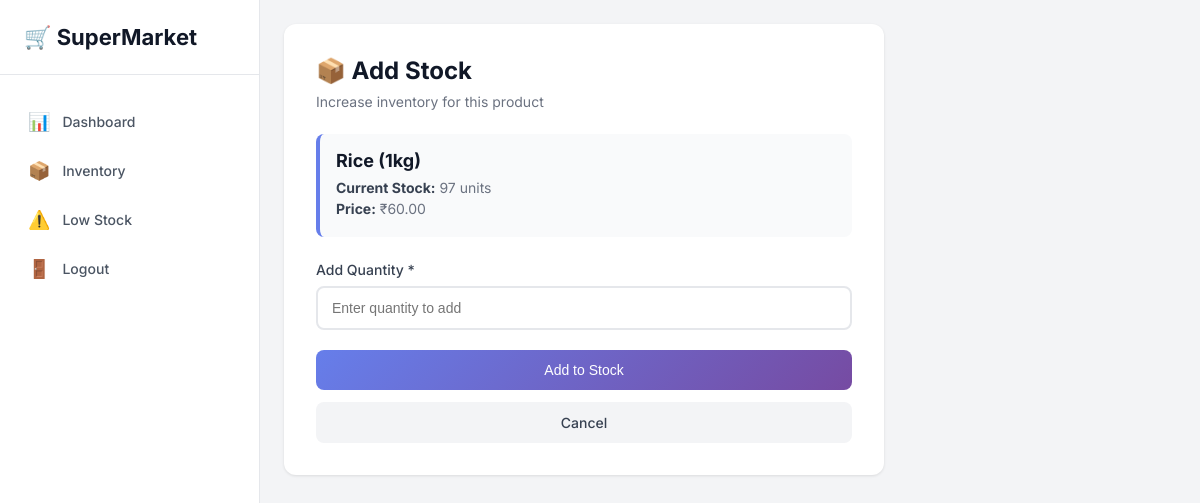
Page /add_stock/1 (signed in) on the committed database.
### tables this page shows
CREATE TABLE products (
            id INTEGER PRIMARY KEY AUTOINCREMENT,
            name TEXT UNIQUE,
            price REAL,
            gst REAL,
            stock INTEGER,
            product_code TEXT UNIQUE
        , cost_price REAL DEFAULT 0);

### app.py (the view, shortened to what this page needs)
@app.route("/add_stock/<int:product_id>", methods=["GET", "POST"])
@login_required
@admin_required
def add_stock(product_id):
    conn = get_db_connection()
    cur = conn.cursor()
    cur.execute("SELECT id, name, stock, price FROM products WHERE id = ?", (product_id,))
    product = cur.fetchone()
    conn.close()
    if not product:
        flash("Product not found", "danger")
        return redirect(url_for("low_stock"))
    return render_template("add_stock.html", product=product)

### app.py (called while the page is built)
def get_db_connection():
    conn = sqlite3.connect("supermarket_saas.db")
    conn.row_factory = sqlite3.Row  # Enable column access by name
    return conn

def login_required(f):
    @wraps(f)
    def decorated(*args, **kwargs):
        if "user_id" not in session:
            flash("Please login first", "warning")
            return redirect(url_for("login"))
        return f(*args, **kwargs)
    return decorated

def admin_required(f):
    @wraps(f)
    def decorated(*args, **kwargs):
        if session.get("role") != "admin":
            flash("Admin access only", "danger")
            return redirect(url_for("user_dashboard"))
        return f(*args, **kwargs)
    return decorated

### templates/add_stock.html (shortened to what this page needs)
<!DOCTYPE html>
<html lang="en">
<head>
</head>
<body>
    <aside class="sidebar">
        <div class="logo"><h1>🛒 SuperMarket</h1></div>
        <ul class="nav-menu">
            <li class="nav-item"><a href="/dashboard" class="nav-link"><span>📊</span> Dashboard</a></li>
            <li class="nav-item"><a href="/inventory" class="nav-link"><span>📦</span> Inventory</a></li>
            <li class="nav-item"><a href="/low_stock" class="nav-link"><span>⚠️</span> Low Stock</a></li>
            <li class="nav-item"><a href="/logout" class="nav-link"><span>🚪</span> Logout</a></li>
        </ul>
    </aside>
    <main class="main-content">
        <div class="form-container">
            <div class="form-header">
                <h2>📦 Add Stock</h2>
                <p>Increase inventory for this product</p>
            </div>
            <div class="product-info">
                <h3>{{ product['name'] }}</h3>
                <p><strong>Current Stock:</strong> {{ product['stock'] }} units</p>
                <p><strong>Price:</strong> ₹{{ "%.2f"|format(product['price']) }}</p>
            </div>
            <form method="POST">
                <div class="form-group">
                    <label for="quantity">Add Quantity *</label>
                    <input type="number" id="quantity" name="quantity" min="1" required
                           placeholder="Enter quantity to add">
                </div>
                <button type="submit" class="btn btn-primary">Add to Stock</button>
                <a href="/low_stock" class="btn btn-secondary">Cancel</a>
            </form>
        </div>
    </main>
</body>
</html>

### templates/add_stock.html (style rules this page uses)
* { margin: 0; padding: 0; box-sizing: border-box; }
body { font-family: 'Inter', sans-serif; background: #f3f4f6; min-height: 100vh; }
.sidebar { position: fixed; left: 0; top: 0; bottom: 0; width: 260px; background: white; border-right: 1px solid #e5e7eb; padding: 24px 0; }
.logo { padding: 0 24px 24px; border-bottom: 1px solid #e5e7eb; margin-bottom: 24px; }
.logo h1 { font-size: 22px; color: #111827; font-weight: 700; }
.nav-menu { list-style: none; }
.nav-item { margin: 4px 12px; }
.nav-link { display: flex; align-items: center; padding: 12px 16px; color: #4b5563; text-decoration: none; border-radius: 8px; font-size: 14px; font-weight: 500; }
.nav-link span { margin-right: 12px; font-size: 18px; }
.main-content { margin-left: 260px; padding: 24px; }
.form-container { max-width: 600px; background: white; border-radius: 12px; padding: 32px; box-shadow: 0 1px 3px rgba(0,0,0,0.1); }
.form-header { margin-bottom: 24px; }
.form-header h2 { font-size: 24px; color: #111827; margin-bottom: 8px; }
.form-header p { font-size: 14px; color: #6b7280; }
.product-info { background: #f9fafb; padding: 16px; border-radius: 8px; margin-bottom: 24px; border-left: 4px solid #667eea; }
.product-info h3 { font-size: 18px; color: #111827; margin-bottom: 8px; }
.product-info p { font-size: 14px; color: #6b7280; margin: 4px 0; }
.product-info strong { color: #374151; }
.form-group { margin-bottom: 20px; }
label { display: block; margin-bottom: 8px; color: #374151; font-weight: 500; font-size: 14px; }
input { width: 100%; padding: 12px 14px; border: 2px solid #e5e7eb; border-radius: 8px; font-size: 14px; transition: all 0.2s; }
.btn { padding: 12px 24px; border: none; border-radius: 8px; font-size: 14px; font-weight: 500; cursor: pointer; transition: all 0.2s; }
.btn-primary { background: linear-gradient(135deg, #667eea 0%, #764ba2 100%); color: white; width: 100%; }
.btn-secondary { background: #f3f4f6; color: #374151; margin-top: 12px; width: 100%; text-decoration: none; display: block; text-align: center; }

### rows in the picture
products: name "Rice (1kg)", stock "97", price "60.00"
